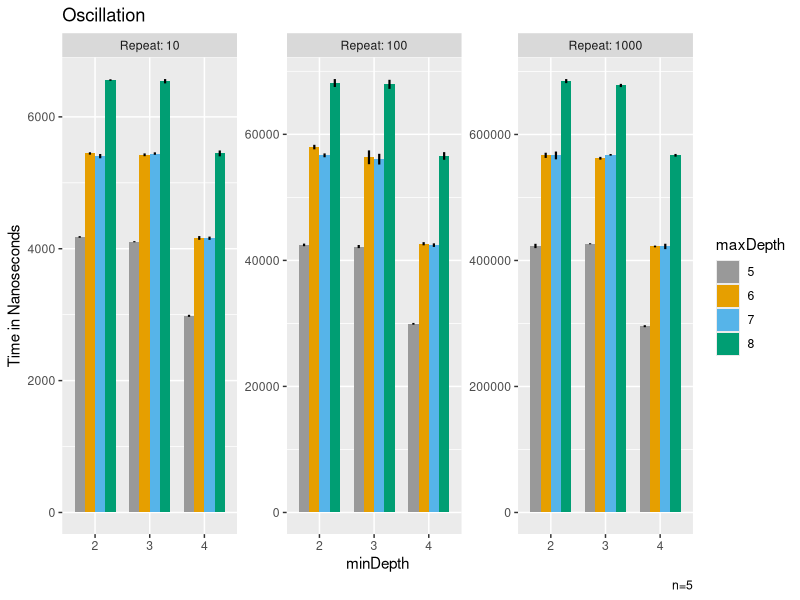
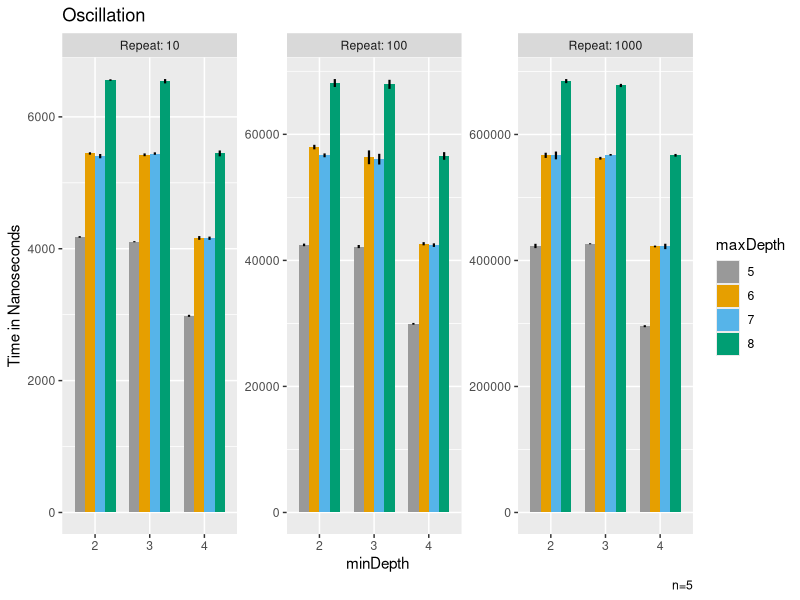

Write R code to recreate these figures, in order.
library(ggplot2)
library(plyr)


setwd(dirname(rstudioapi::getActiveDocumentContext()$path))

options(scipen=999)

cbp1 <- c("#999999", "#E69F00", "#56B4E9", "#009E73",
          "#F0E442", "#0072B2", "#D55E00", "#CC79A7")

data <- read.csv("./JMH/CSV/jmh-result.csv")
data <- subset(data,data$Benchmark == "org.openjdk.benchmarks.cont.Oscillation.oscillate")

data <- rename(data,c("Param..maxDepth"="maxDepth"))
data <- rename(data,c("Param..minDepth"="minDepth"))
data <- rename(data,c("Param..repeat"="Repeat"))

data$maxDepth <- as.factor(data$maxDepth)
data$minDepth <- as.factor(data$minDepth)
data$Repeat <- as.factor(data$Repeat)


g <- ggplot(data, aes(y=Score,x=minDepth,fill=maxDepth)) + 
  geom_bar(stat="identity", position = "dodge",width=0.75) + 
  scale_x_discrete(limits=c("2","3","4"))   +
  geom_errorbar(aes(ymin=Score-Score.Error..99.9.., ymax=Score+Score.Error..99.9..), width=0,size=0.75,
                position=position_dodge(0.75)) 



g <- g + facet_wrap(vars(Repeat), labeller = "label_both", scales = "free",ncol=4)

g <- g +
  labs(
    title = "Oscillation",
    y = "Time in Nanoseconds",
    caption = "n=5")+
  scale_fill_manual(values = cbp1)

print(g)

ggsave(plot=g,"./JMH/Plots/Oscillation.png",width=8.17,height=3)
